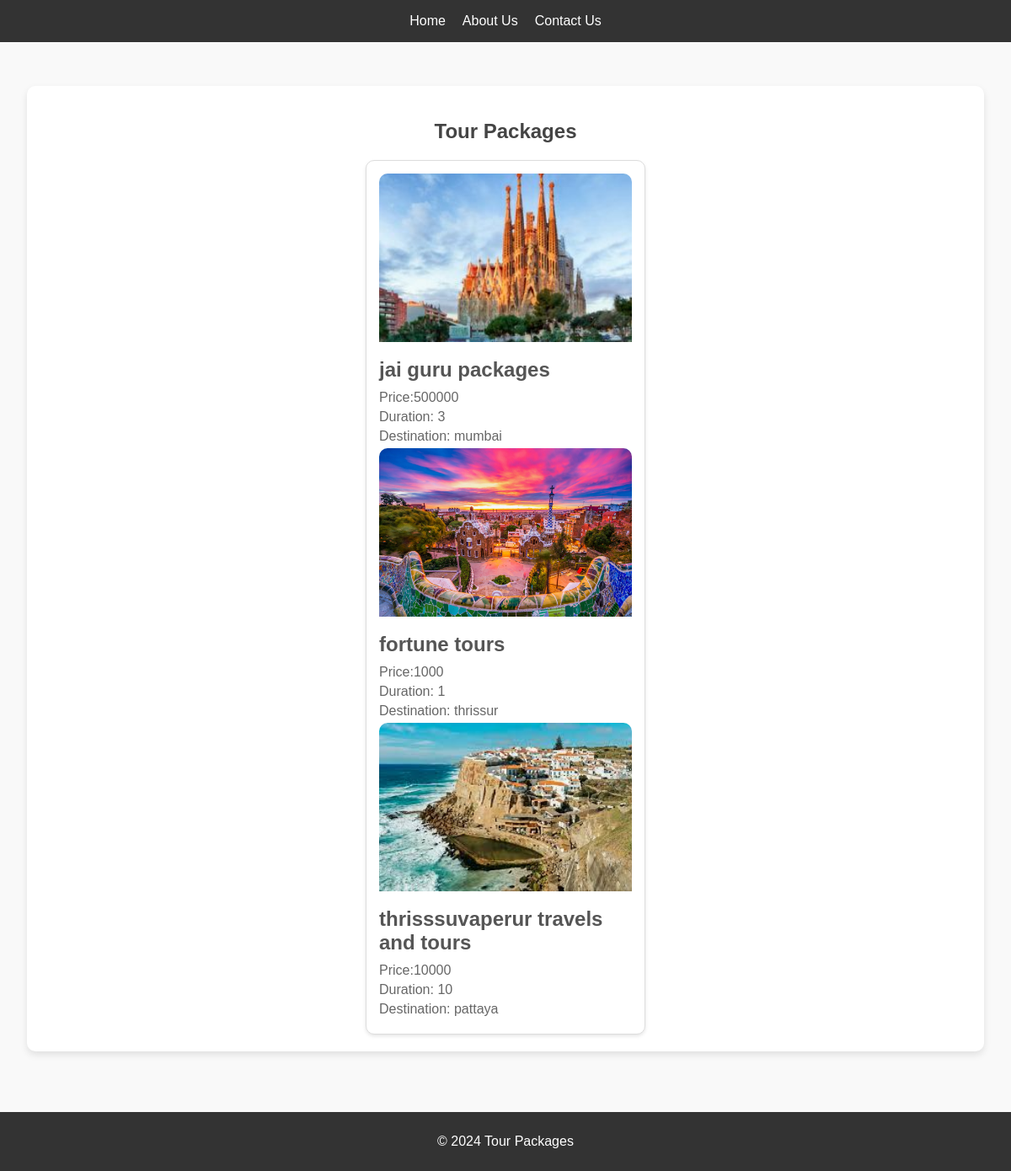
The page /tour_package/ on the database its author committed.
### myweb/models.py (models this page shows, shortened)
class Package(models.Model):
    description = models.TextField(max_length=500)
    duration = models.IntegerField(default=0)
    destination = models.CharField(max_length=255)
    price = models.IntegerField()
    approved = models.BooleanField('Approved',default=False)
    media = models.FileField(upload_to='media/')

### myweb/views.py (the view)
# urls.py: path('tour_package/', v.tour_package, name='tour_package'),
def tour_package(request):
    item = Package.objects.all()
    return render(request, 'tour_package.html', {'packages': item})

### myweb/templates/tour_package.html (shortened to what this page needs)
<!DOCTYPE html>
<html lang="en">
<head>
</head>
<body>
    <header>
        <nav>
            <ul>
                <li><a href="#">Home</a></li>
                <li><a href="#">About Us</a></li>
                <li><a href="#">Contact Us</a></li>
            </ul>
        </nav>
    </header>
    <main>
        <section class="tour-packages">
            <h1>Tour Packages</h1>
            <div class="package-container">
                <div class="package">
                    {% for package in packages %}
                    {% if package.approved  %}
                    <img src="{{ package.media.url }}" alt="Package Image">
                    <h2>{{ package.description }}</h2>
                    <p>Price:{{ package.price }} </p>
                    <p>Duration: {{ package.duration }}</p>
                    <p>Destination: {{ package.destination }}</p>
                    {% endif %}
                    {% endfor %}
                </div>
            </div>
        </section>
    </main>
    <footer>
        <p>&copy; 2024 Tour Packages</p>
    </footer>
</body>
</html>

### myweb/templates/tour_package.html (style rules this page uses)
body { font-family: Arial, sans-serif; margin: 0; padding: 0; background-color: #f9f9f9; color: #333; }
h1 { text-align: center; margin: 20px 0; color: #444; }
header { background-color: #333; color: #fff; padding: 1em; text-align: center; }
header nav ul { list-style: none; margin: 0; padding: 0; display: flex; justify-content: center; gap: 20px; }
header nav ul li { margin: 0; }
header nav a { color: #fff; text-decoration: none; }
main { max-width: 1200px; margin: 0 auto; padding: 2em; }
footer { text-align: center; padding: 10px; background-color: #333; color: #fff; margin-top: 20px; }
section.tour-packages { padding: 20px; background-color: #fff; box-shadow: 0 4px 8px rgba(0, 0, 0, 0.1); border-radius: 10px; max-width: 1200px; margin: 20px auto; }
.package-container { display: flex; flex-wrap: wrap; justify-content: center; gap: 20px; }
.package { background-color: #ffffff; border: 1px solid #ddd; border-radius: 10px; box-shadow: 0 2px 4px rgba(0, 0, 0, 0.1); width: 300px; padding: 15px; transition: transform 0.3s, box-shadow 0.3s; }
.package img { width: 100%; height: 200px; object-fit: cover; border-radius: 10px 10px 0 0; }
.package h2 { font-size: 1.5em; margin: 15px 0 10px; color: #555; }
.package p { margin: 5px 0; font-size: 1em; color: #666; }

### rows shown on the page
Package: media (picture), description "jai guru packages", price "500000", duration "3", destination "mumbai"
Package: media (picture), description "fortune tours", price "1000", duration "1", destination "thrissur"
Package: media (picture), description "thrisssuvaperur travels and tours", price "10000", duration "10", destination "pattaya"
